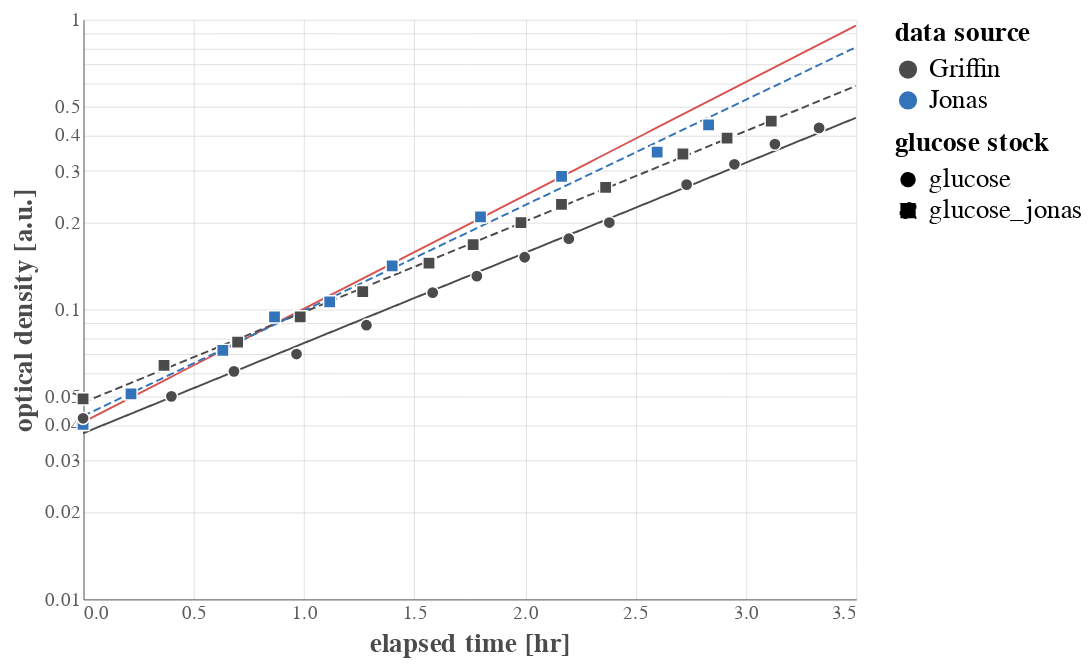

Notebook cell for this chart:
### Code cell
# Compute the simple fit. 
time = np.linspace(0, 3.5, 100)
fit_stats = pd.DataFrame([])
fit_dfs = []
for g, d in merged.groupby(['source', 'carbon_source']):
    slope, inter, _, _, se = scipy.stats.linregress(d['elapsed_time_hr'].values, 
                                                    np.log(d['od_600'].values))
    fit_stats = fit_stats.append({'source':g[0], 'carbon_source':g[1], 'intercept': inter, 'slope':slope, 'sem':se},
                            ignore_index=True)
    
    # Compute the fit over elapsed time
    fit = inter + slope * time
    _df = pd.DataFrame(np.array([time, np.exp(fit)]).T, columns=['elapsed_time_hr', 'od_600'])
    _df['source'] = g[0]
    _df['carbon_source'] = g[1]
    fit_dfs.append(_df)
    print(f"{g[0]} using  '{g[1]}' glucose stock: λ = {slope:0.2f} ± {se:0.2f} hr^-1")
fit_df = pd.concat(fit_dfs)

optimal = pd.DataFrame(np.array([time, np.exp(-3.2 + 0.9 * time)]).T, columns=['elapsed_time_hr', 'od_600'])

optimal_plot = alt.Chart(optimal).encode(
                x=alt.X(field='elapsed_time_hr', type='quantitative', title=''),
                y=alt.Y(field='od_600', type='quantitative', title='',
                        scale=alt.Scale(type='log'))).mark_line(color=colors['primary_red'])
    
fit_base = alt.Chart(fit_df).encode(
            x=alt.X(field='elapsed_time_hr', type='quantitative', title='elapsed time [hr]'),
            y=alt.Y(field='od_600', type='quantitative', title='optical density [a.u.]',
                   scale=alt.Scale(type='log')),
            strokeDash='carbon_source:Q',
            color=alt.Color(field='source', type='nominal'))

fits = fit_base.mark_line()
jan18_plot = fits + points
optimal_plot + jan18_plot

### Figure 1 — Vega-Lite specification as saved in the notebook (floating-point values rounded to 4 significant figures; data arrays with more than 128 entries replaced by an {"elided": "..."} marker saying what was removed)
{"config": {"background": "white", "group": {"fill": "white"}, "view": {"strokeWidth": 0, "height": 300, "width": 400, "fill": "#ffffff"}, "point": {"size": 40, "filled": true, "opacity": 1, "strokeWidth": 0.75, "stroke": "#FFFFFF"}, "square": {"size": 40, "filled": true, "opacity": 1, "strokeWidth": 0.75, "stroke": "#FFFFFF"}, "circle": {"size": 40, "filled": true, "opacity": 1, "strokeWidth": 0.75, "stroke": "#FFFFFF"}, "line": {"size": 1}, "axis": {"domainColor": "#5b5b5b", "domainWidth": 0.5, "labelColor": "#5b5b5b", "labelFontSize": 10, "labelFont": "Nunito", "titleFont": "Nunito", "titleFontWeight": 700, "titleFontSize": 14, "titleColor": "#4b4b4b", "X": {"titleAnchor": "end"}, "Y": {"titleAnchor": "start"}, "grid": true, "gridColor": "#c1c1c1", "gridWidth": 0.25, "ticks": false}, "range": {"category": ["#4c4b4c", "#3373ba", "#5cb75b", "#d8534f", "#8066ad", "#f0ad4d"]}, "legend": {"labelFontSize": 14, "labelFont": "Nunito", "titleFont": "Nunito", "titleFontSize": 14, "titleFontWeight": 700, "titleFontColor": "#44b4b4b", "symbolSize": 75}, "title": {"font": "Nunito", "fontWeight": 700, "fontSize": 14, "fontColor": "#4b4b4b", "anchor": "start"}}, "layer": [{"data": {"name": "data-df309c83afec11e25b1b12c9b2ed6700"}, "mark": {"type": "line", "color": "#d8534f"}, "encoding": {"x": {"type": "quantitative", "field": "elapsed_time_hr", "title": ""}, "y": {"type": "quantitative", "field": "od_600", "scale": {"type": "log"}, "title": ""}}}, {"layer": [{"data": {"name": "data-d7ab600eaece00dc60b82331a38c5b6e"}, "mark": "line", "encoding": {"color": {"type": "nominal", "field": "source"}, "strokeDash": {"type": "quantitative", "field": "carbon_source"}, "x": {"type": "quantitative", "field": "elapsed_time_hr", "title": "elapsed time [hr]"}, "y": {"type": "quantitative", "field": "od_600", "scale": {"type": "log"}, "title": "optical density [a.u.]"}}}, {"data": {"name": "data-646dcb3f2171daa351676beb32acb5b4"}, "mark": "point", "encoding": {"color": {"type": "nominal", "field": "source", "title": "data source"}, "shape": {"type": "nominal", "field": "carbon_source", "title": "glucose stock"}, "x": {"type": "quantitative", "field": "elapsed_time_hr", "title": "elapsed time [hr]"}, "y": {"type": "quantitative", "field": "od_600", "scale": {"type": "log"}, "title": "optical density [a.u.]"}}}]}], "$schema": "https://vega.github.io/schema/vega-lite/v4.8.1.json", "datasets": {"data-df309c83afec11e25b1b12c9b2ed6700": [{"elapsed_time_hr": 0.0, "od_600": 0.04076}, {"elapsed_time_hr": 0.03535, "od_600": 0.04208}, {"elapsed_time_hr": 0.07071, "od_600": 0.04344}, {"elapsed_time_hr": 0.1061, "od_600": 0.04484}, {"elapsed_time_hr": 0.1414, "od_600": 0.04629}, {"elapsed_time_hr": 0.1768, "od_600": 0.04779}, {"elapsed_time_hr": 0.2121, "od_600": 0.04934}, {"elapsed_time_hr": 0.2475, "od_600": 0.05093}, {"elapsed_time_hr": 0.2828, "od_600": 0.05258}, {"elapsed_time_hr": 0.3182, "od_600": 0.05428}, {"elapsed_time_hr": 0.3535, "od_600": 0.05603}, {"elapsed_time_hr": 0.3889, "od_600": 0.05784}, {"elapsed_time_hr": 0.4242, "od_600": 0.05971}, {"elapsed_time_hr": 0.4596, "od_600": 0.06164}, {"elapsed_time_hr": 0.4949, "od_600": 0.06364}, {"elapsed_time_hr": 0.5303, "od_600": 0.0657}, {"elapsed_time_hr": 0.5657, "od_600": 0.06782}, {"elapsed_time_hr": 0.601, "od_600": 0.07001}, {"elapsed_time_hr": 0.6364, "od_600": 0.07228}, {"elapsed_time_hr": 0.6717, "od_600": 0.07461}, {"elapsed_time_hr": 0.7071, "od_600": 0.07702}, {"elapsed_time_hr": 0.7424, "od_600": 0.07951}, {"elapsed_time_hr": 0.7778, "od_600": 0.08208}, {"elapsed_time_hr": 0.8131, "od_600": 0.08474}, {"elapsed_time_hr": 0.8485, "od_600": 0.08748}, {"elapsed_time_hr": 0.8838, "od_600": 0.09031}, {"elapsed_time_hr": 0.9192, "od_600": 0.09323}, {"elapsed_time_hr": 0.9545, "od_600": 0.09624}, {"elapsed_time_hr": 0.9899, "od_600": 0.09935}, {"elapsed_time_hr": 1.025, "od_600": 0.1026}, {"elapsed_time_hr": 1.061, "od_600": 0.1059}, {"elapsed_time_hr": 1.096, "od_600": 0.1093}, {"elapsed_time_hr": 1.131, "od_600": 0.1128}, {"elapsed_time_hr": 1.167, "od_600": 0.1165}, {"elapsed_time_hr": 1.202, "od_600": 0.1203}, {"elapsed_time_hr": 1.237, "od_600": 0.1241}, {"elapsed_time_hr": 1.273, "od_600": 0.1282}, {"elapsed_time_hr": 1.308, "od_600": 0.1323}, {"elapsed_time_hr": 1.343, "od_600": 0.1366}, {"elapsed_time_hr": 1.379, "od_600": 0.141}, {"elapsed_time_hr": 1.414, "od_600": 0.1455}, {"elapsed_time_hr": 1.449, "od_600": 0.1503}, {"elapsed_time_hr": 1.485, "od_600": 0.1551}, {"elapsed_time_hr": 1.52, "od_600": 0.1601}, {"elapsed_time_hr": 1.556, "od_600": 0.1653}, {"elapsed_time_hr": 1.591, "od_600": 0.1706}, {"elapsed_time_hr": 1.626, "od_600": 0.1762}, {"elapsed_time_hr": 1.662, "od_600": 0.1819}, {"elapsed_time_hr": 1.697, "od_600": 0.1877}, {"elapsed_time_hr": 1.732, "od_600": 0.1938}, {"elapsed_time_hr": 1.768, "od_600": 0.2001}, {"elapsed_time_hr": 1.803, "od_600": 0.2065}, {"elapsed_time_hr": 1.838, "od_600": 0.2132}, {"elapsed_time_hr": 1.874, "od_600": 0.2201}, {"elapsed_time_hr": 1.909, "od_600": 0.2272}, {"elapsed_time_hr": 1.944, "od_600": 0.2346}, {"elapsed_time_hr": 1.98, "od_600": 0.2422}, {"elapsed_time_hr": 2.015, "od_600": 0.25}, {"elapsed_time_hr": 2.051, "od_600": 0.2581}, {"elapsed_time_hr": 2.086, "od_600": 0.2664}, {"elapsed_time_hr": 2.121, "od_600": 0.275}, {"elapsed_time_hr": 2.157, "od_600": 0.2839}, {"elapsed_time_hr": 2.192, "od_600": 0.2931}, {"elapsed_time_hr": 2.227, "od_600": 0.3026}, {"elapsed_time_hr": 2.263, "od_600": 0.3123}, {"elapsed_time_hr": 2.298, "od_600": 0.3224}, {"elapsed_time_hr": 2.333, "od_600": 0.3329}, {"elapsed_time_hr": 2.369, "od_600": 0.3436}, {"elapsed_time_hr": 2.404, "od_600": 0.3547}, {"elapsed_time_hr": 2.439, "od_600": 0.3662}, {"elapsed_time_hr": 2.475, "od_600": 0.3781}, {"elapsed_time_hr": 2.51, "od_600": 0.3903}, {"elapsed_time_hr": 2.545, "od_600": 0.4029}, {"elapsed_time_hr": 2.581, "od_600": 0.4159}, {"elapsed_time_hr": 2.616, "od_600": 0.4294}, {"elapsed_time_hr": 2.652, "od_600": 0.4432}, {"elapsed_time_hr": 2.687, "od_600": 0.4576}, {"elapsed_time_hr": 2.722, "od_600": 0.4724}, {"elapsed_time_hr": 2.758, "od_600": 0.4876}, {"elapsed_time_hr": 2.793, "od_600": 0.5034}, {"elapsed_time_hr": 2.828, "od_600": 0.5197}, {"elapsed_time_hr": 2.864, "od_600": 0.5365}, {"elapsed_time_hr": 2.899, "od_600": 0.5538}, {"elapsed_time_hr": 2.934, "od_600": 0.5717}, {"elapsed_time_hr": 2.97, "od_600": 0.5902}, {"elapsed_time_hr": 3.005, "od_600": 0.6093}, {"elapsed_time_hr": 3.04, "od_600": 0.629}, {"elapsed_time_hr": 3.076, "od_600": 0.6493}, {"elapsed_time_hr": 3.111, "od_600": 0.6703}, {"elapsed_time_hr": 3.146, "od_600": 0.692}, {"elapsed_time_hr": 3.182, "od_600": 0.7144}, {"elapsed_time_hr": 3.217, "od_600": 0.7375}, {"elapsed_time_hr": 3.253, "od_600": 0.7613}, {"elapsed_time_hr": 3.288, "od_600": 0.7859}, {"elapsed_time_hr": 3.323, "od_600": 0.8113}, {"elapsed_time_hr": 3.359, "od_600": 0.8376}, {"elapsed_time_hr": 3.394, "od_600": 0.8646}, {"elapsed_time_hr": 3.429, "od_600": 0.8926}, {"elapsed_time_hr": 3.465, "od_600": 0.9214}, {"elapsed_time_hr": 3.5, "od_600": 0.9512}], "data-d7ab600eaece00dc60b82331a38c5b6e": {"elided": "300 records"}, "data-646dcb3f2171daa351676beb32acb5b4": [{"clock_time": "10:43", "elapsed_time_hr": 0.0, "carbon_source": "glucose_jonas", "od_600": 0.04, "source": "Jonas", "elapsed_time": null, "date": null}, {"clock_time": "10:56", "elapsed_time_hr": 0.217, "carbon_source": "glucose_jonas", "od_600": 0.051, "source": "Jonas", "elapsed_time": null, "date": null}, {"clock_time": "11:21", "elapsed_time_hr": 0.633, "carbon_source": "glucose_jonas", "od_600": 0.072, "source": "Jonas", "elapsed_time": null, "date": null}, {"clock_time": "11:35", "elapsed_time_hr": 0.867, "carbon_source": "glucose_jonas", "od_600": 0.094, "source": "Jonas", "elapsed_time": null, "date": null}, {"clock_time": "11:50", "elapsed_time_hr": 1.117, "carbon_source": "glucose_jonas", "od_600": 0.106, "source": "Jonas", "elapsed_time": null, "date": null}, {"clock_time": "12:07", "elapsed_time_hr": 1.4, "carbon_source": "glucose_jonas", "od_600": 0.141, "source": "Jonas", "elapsed_time": null, "date": null}, {"clock_time": "12:31", "elapsed_time_hr": 1.8, "carbon_source": "glucose_jonas", "od_600": 0.208, "source": "Jonas", "elapsed_time": null, "date": null}, {"clock_time": "12:53", "elapsed_time_hr": 2.167, "carbon_source": "glucose_jonas", "od_600": 0.287, "source": "Jonas", "elapsed_time": null, "date": null}, {"clock_time": "13:09", "elapsed_time_hr": 2.6, "carbon_source": "glucose_jonas", "od_600": 0.348, "source": "Jonas", "elapsed_time": null, "date": null}, {"clock_time": "13:23", "elapsed_time_hr": 2.833, "carbon_source": "glucose_jonas", "od_600": 0.432, "source": "Jonas", "elapsed_time": null, "date": null}, {"clock_time": "10:11", "elapsed_time_hr": 0.0, "carbon_source": "glucose", "od_600": 0.042, "source": "Griffin", "elapsed_time": 0.0, "date": "2021-01-18"}, {"clock_time": "10:12", "elapsed_time_hr": 0.0, "carbon_source": "glucose_jonas", "od_600": 0.049, "source": "Griffin", "elapsed_time": 0.0, "date": "2021-01-18"}, {"clock_time": "10:34", "elapsed_time_hr": 0.3667, "carbon_source": "glucose_jonas", "od_600": 0.064, "source": "Griffin", "elapsed_time": 22.0, "date": "2021-01-18"}, {"clock_time": "10:35", "elapsed_time_hr": 0.4, "carbon_source": "glucose", "od_600": 0.05, "source": "Griffin", "elapsed_time": 24.0, "date": "2021-01-18"}, {"clock_time": "10:52", "elapsed_time_hr": 0.6833, "carbon_source": "glucose", "od_600": 0.061, "source": "Griffin", "elapsed_time": 41.0, "date": "2021-01-18"}, {"clock_time": "10:53", "elapsed_time_hr": 0.7, "carbon_source": "glucose_jonas", "od_600": 0.077, "source": "Griffin", "elapsed_time": 42.0, "date": "2021-01-18"}, {"clock_time": "11:09", "elapsed_time_hr": 0.9667, "carbon_source": "glucose", "od_600": 0.07, "source": "Griffin", "elapsed_time": 58.0, "date": "2021-01-18"}, {"clock_time": "11:10", "elapsed_time_hr": 0.9833, "carbon_source": "glucose_jonas", "od_600": 0.094, "source": "Griffin", "elapsed_time": 59.0, "date": "2021-01-18"}, {"clock_time": "11:27", "elapsed_time_hr": 1.267, "carbon_source": "glucose_jonas", "od_600": 0.115, "source": "Griffin", "elapsed_time": 76.0, "date": "2021-01-18"}, {"clock_time": "11:28", "elapsed_time_hr": 1.283, "carbon_source": "glucose", "od_600": 0.088, "source": "Griffin", "elapsed_time": 77.0, "date": "2021-01-18"}, {"clock_time": "11:46", "elapsed_time_hr": 1.567, "carbon_source": "glucose_jonas", "od_600": 0.144, "source": "Griffin", "elapsed_time": 94.0, "date": "2021-01-18"}, {"clock_time": "11:46", "elapsed_time_hr": 1.583, "carbon_source": "glucose", "od_600": 0.114, "source": "Griffin", "elapsed_time": 95.0, "date": "2021-01-18"}, {"clock_time": "11:58", "elapsed_time_hr": 1.767, "carbon_source": "glucose_jonas", "od_600": 0.167, "source": "Griffin", "elapsed_time": 106.0, "date": "2021-01-18"}, {"clock_time": "11:58", "elapsed_time_hr": 1.783, "carbon_source": "glucose", "od_600": 0.13, "source": "Griffin", "elapsed_time": 107.0, "date": "2021-01-18"}, {"clock_time": "12:11", "elapsed_time_hr": 1.983, "carbon_source": "glucose_jonas", "od_600": 0.199, "source": "Griffin", "elapsed_time": 119.0, "date": "2021-01-18"}, {"clock_time": "12:11", "elapsed_time_hr": 2.0, "carbon_source": "glucose", "od_600": 0.151, "source": "Griffin", "elapsed_time": 120.0, "date": "2021-01-18"}, {"clock_time": "12:22", "elapsed_time_hr": 2.167, "carbon_source": "glucose_jonas", "od_600": 0.23, "source": "Griffin", "elapsed_time": 130.0, "date": "2021-01-18"}, {"clock_time": "12:23", "elapsed_time_hr": 2.2, "carbon_source": "glucose", "od_600": 0.175, "source": "Griffin", "elapsed_time": 132.0, "date": "2021-01-18"}, {"clock_time": "12:34", "elapsed_time_hr": 2.367, "carbon_source": "glucose_jonas", "od_600": 0.263, "source": "Griffin", "elapsed_time": 142.0, "date": "2021-01-18"}, {"clock_time": "12:34", "elapsed_time_hr": 2.383, "carbon_source": "glucose", "od_600": 0.199, "source": "Griffin", "elapsed_time": 143.0, "date": "2021-01-18"}, {"clock_time": "12:55", "elapsed_time_hr": 2.717, "carbon_source": "glucose_jonas", "od_600": 0.343, "source": "Griffin", "elapsed_time": 163.0, "date": "2021-01-18"}, {"clock_time": "12:55", "elapsed_time_hr": 2.733, "carbon_source": "glucose", "od_600": 0.269, "source": "Griffin", "elapsed_time": 164.0, "date": "2021-01-18"}, {"clock_time": "13:07", "elapsed_time_hr": 2.917, "carbon_source": "glucose_jonas", "od_600": 0.389, "source": "Griffin", "elapsed_time": 175.0, "date": "2021-01-18"}, {"clock_time": "13:08", "elapsed_time_hr": 2.95, "carbon_source": "glucose", "od_600": 0.316, "source": "Griffin", "elapsed_time": 177.0, "date": "2021-01-18"}, {"clock_time": "13:19", "elapsed_time_hr": 3.117, "carbon_source": "glucose_jonas", "od_600": 0.445, "source": "Griffin", "elapsed_time": 187.0, "date": "2021-01-18"}, {"clock_time": "13:19", "elapsed_time_hr": 3.133, "carbon_source": "glucose", "od_600": 0.371, "source": "Griffin", "elapsed_time": 188.0, "date": "2021-01-18"}, {"clock_time": "13:31", "elapsed_time_hr": 3.333, "carbon_source": "glucose", "od_600": 0.422, "source": "Griffin", "elapsed_time": 200.0, "date": "2021-01-18"}]}}
